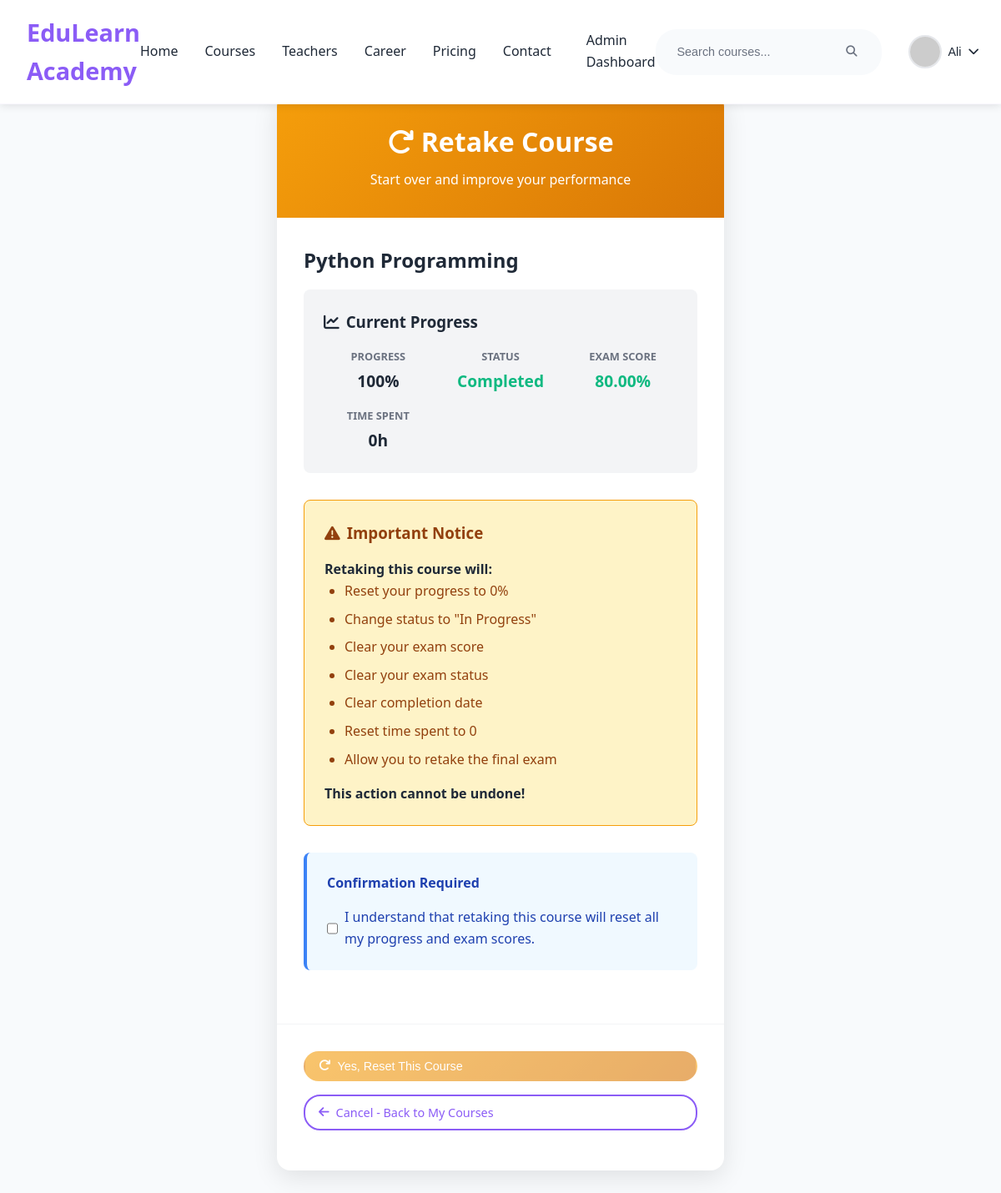
/retake-course.php?course_id=5 (signed in), run on the app's committed database.
### tables this page shows
CREATE TABLE `course_enrollments` (
  `id` int(11) NOT NULL,
  `user_id` int(11) NOT NULL,
  `course_id` int(11) NOT NULL,
  `status` enum('in_progress','completed','failed','dropped') DEFAULT 'in_progress',
  `progress_percentage` int(11) DEFAULT 0,
  `enrolled_at` datetime DEFAULT current_timestamp(),
  `last_accessed` datetime DEFAULT NULL,
  `completion_date` datetime DEFAULT NULL,
  `time_spent` int(11) DEFAULT 0,
  `exam_score` decimal(5,2) DEFAULT NULL,
  `exam_status` varchar(20) DEFAULT NULL
);

CREATE TABLE `course_list` (
  `id` int(11) NOT NULL,
  `teacher_id` int(11) DEFAULT 1,
  `category_id` int(11) DEFAULT 1,
  `title` varchar(200) NOT NULL,
  `description` text DEFAULT NULL,
  `price` decimal(10,2) DEFAULT 0.00,
  `duration_hours` int(11) DEFAULT 0,
  `level` enum('beginner','intermediate','advanced') DEFAULT 'beginner',
  `thumbnail` varchar(255) DEFAULT NULL,
  `status` varchar(20) DEFAULT 'active',
  `created_at` timestamp NOT NULL DEFAULT current_timestamp(),
  `curriculum` text DEFAULT NULL,
  `overview` text DEFAULT NULL
);

### retake-course.php (the view, shortened to what this page needs)
<?php
$user_id = $_SESSION['user_id'];
$course_id = $_GET['course_id'] ?? $_POST['course_id'] ?? null;
try {
    $pdo = getDbConnection();
    $stmt = $pdo->prepare("
        SELECT e.*, cl.title as course_title
        FROM course_enrollments e
        LEFT JOIN course_list cl ON e.course_id = cl.id
        WHERE e.user_id = ? AND e.course_id = ?
    ");
    $stmt->execute([$user_id, $course_id]);
    $enrollment = $stmt->fetch(PDO::FETCH_ASSOC);
} catch (Exception $e) {
    $error_message = "System error: " . $e->getMessage();
}
?>
<!DOCTYPE html>
<html lang="en">
<head>
    <link href="Web3.css" rel="stylesheet">
    <link href="https://cdnjs.cloudflare.com/ajax/libs/font-awesome/6.2.0/css/all.min.css" rel="stylesheet">
</head>
<body>
    <?php include 'header.php'; ?>
    <div class="container">
        <div class="retake-card">
            <div class="retake-header">
                <h1><i class="fas fa-redo"></i> Retake Course</h1>
                <p>Start over and improve your performance</p>
            </div>
            <div class="course-info">
                <h2 class="course-title"><?php echo htmlspecialchars($enrollment['course_title']); ?></h2>
                <div class="current-status">
                    <h3><i class="fas fa-chart-line"></i> Current Progress</h3>
                    <div class="status-grid">
                        <div class="status-item">
                            <div class="status-label">Progress</div>
                            <div class="status-value"><?php echo $enrollment['progress_percentage']; ?>%</div>
                        </div>
                        <div class="status-item">
                            <div class="status-label">Status</div>
                            <div class="status-value" style="color: <?php
                                echo match($enrollment['status']) {
                                    'completed' => '#10b981',
                                    'failed' => '#ef4444',
                                    'in_progress' => '#f59e0b',
                                    default => '#6b7280'
                                };
                            ?>">
                                <?php echo ucfirst($enrollment['status']); ?>
                            </div>
                        </div>
                        <?php if ($enrollment['exam_score'] !== null): ?>
                            <div class="status-item">
                                <div class="status-label">Exam Score</div>
                                <div class="status-value" style="color: <?php echo ($enrollment['exam_status'] === 'passed') ? '#10b981' : '#ef4444'; ?>">
                                    <?php echo $enrollment['exam_score']; ?>%
                                </div>
                            </div>
                        <?php endif; ?>
                        <div class="status-item">
                            <div class="status-label">Time Spent</div>
                            <div class="status-value"><?php echo $enrollment['time_spent'] ?? 0; ?>h</div>
                        </div>
                    </div>
                </div>
                <div class="retake-warning">
                    <h3><i class="fas fa-exclamation-triangle"></i> Important Notice</h3>
                    <p><strong>Retaking this course will:</strong></p>
                    <ul>
                        <li>Reset your progress to 0%</li>
                        <li>Change status to "In Progress"</li>
                        <li>Clear your exam score</li>
                        <li>Clear your exam status</li>
                        <li>Clear completion date</li>
                        <li>Reset time spent to 0</li>
                        <li>Allow you to retake the final exam</li>
                    </ul>
                    <p style="margin-top: 1rem;"><strong>This action cannot be undone!</strong></p>
                </div>
                <div class="confirmation-section">
                    <h4>Confirmation Required</h4>
                    <label>
                        <input type="checkbox" id="confirmRetake" required>
                        I understand that retaking this course will reset all my progress and exam scores.
                    </label>
                </div>
            </div>
            <div class="retake-actions">
                <form method="POST" id="retakeForm">
                    <button type="submit" name="confirm_retake" class="btn btn-warning" id="retakeButton" disabled>
                        <i class="fas fa-redo"></i> Yes, Reset This Course
                    </button>
                </form>
                <a href="my-courses.php" class="btn btn-outline">
                    <i class="fas fa-arrow-left"></i> Cancel - Back to My Courses
                </a>
            </div>
        </div>
    </div>
</body>
</html>

### Web3.css (style rules this page uses)
* { margin: 0; padding: 0; box-sizing: border-box; }
:root { --primary-color: #8b5cf6; --secondary-color: #7c3aed; --accent-color: #a855f7; --text-dark: #1f2937; --text-light: #6b7280; --white: #ffffff; --light-bg: #faf8ff; --purple-light: #f3f4f6; --purple-dark: #6b46c1; --success-color: #10b981; --warning-color: #f59e0b; --error-color: #ef4444; --gradient: linear-gradient(135deg, #8b5cf6 0%, #7c3aed 100%); --gradient-light: linear-gradient(135deg, #f3f4f6 0%, #faf8ff 100%); --shadow-sm: 0 2px 4px rgba(139, 92, 246, 0.1); --shadow-md: 0 4px 20px rgba(139, 92, 246, 0.08); --shadow-lg: 0 8px 30px rgba(139, 92, 246, 0.15); --border-radius: 8px; --transition: all 0.3s ease; }
body { font-family: 'Segoe UI', Tahoma, Geneva, Verdana, sans-serif; line-height: 1.6; color: var(--text-dark); overflow-x: hidden; }
.btn { padding: 0.7rem 1.5rem; text-decoration: none; border: none; border-radius: var(--border-radius); font-weight: 600; cursor: pointer; transition: var(--transition); display: inline-block; text-align: center; font-size: 0.95rem; }
.btn-outline { color: var(--primary-color); border: 2px solid var(--primary-color); background: transparent; }
.container { max-width: 1200px; margin: 0 auto; padding: 0 5%; }
.course-title { font-size: 1.3rem; font-weight: 600; margin-bottom: 0.5rem; }

### retake-course.php (style rules this page uses)
body { margin-top: 80px; background: #f8fafc; font-family: 'Segoe UI', Tahoma, Geneva, Verdana, sans-serif; }
.container { max-width: 600px; margin: 0 auto; padding: 2rem; }
.retake-card { background: white; border-radius: 16px; overflow: hidden; box-shadow: 0 8px 30px rgba(0, 0, 0, 0.1); }
.retake-header { background: linear-gradient(135deg, #f59e0b 0%, #d97706 100%); color: white; padding: 2rem; text-align: center; }
.retake-header h1 { font-size: 2rem; margin-bottom: 0.5rem; font-weight: 700; }
.course-info { padding: 2rem; }
.course-title { font-size: 1.5rem; font-weight: 700; color: #1f2937; margin-bottom: 1rem; }
.current-status { background: #f3f4f6; padding: 1.5rem; border-radius: 8px; margin-bottom: 2rem; }
.current-status h3 { color: #1f2937; margin-bottom: 1rem; display: flex; align-items: center; gap: 0.5rem; }
.status-grid { display: grid; grid-template-columns: repeat(auto-fit, minmax(120px, 1fr)); gap: 1rem; }
.status-item { text-align: center; }
.status-label { font-size: 0.8rem; color: #6b7280; margin-bottom: 0.25rem; text-transform: uppercase; font-weight: 600; }
.status-value { font-weight: 700; font-size: 1.2rem; color: #1f2937; }
.retake-warning { background: #fef3c7; border: 1px solid #f59e0b; border-radius: 8px; padding: 1.5rem; margin-bottom: 2rem; }
.retake-warning h3 { color: #92400e; margin-bottom: 1rem; display: flex; align-items: center; gap: 0.5rem; }
.retake-warning ul { color: #92400e; margin-left: 1.5rem; }
.retake-warning li { margin-bottom: 0.5rem; }
.retake-actions { padding: 2rem; border-top: 1px solid #f3f4f6; }
.btn { width: 100%; padding: 1rem; border: none; border-radius: 8px; font-weight: 600; font-size: 1.1rem; cursor: pointer; transition: all 0.3s; text-decoration: none; text-align: center; display: inline-block; margin-bottom: 1rem; }
.btn-warning { background: linear-gradient(135deg, #f59e0b 0%, #d97706 100%); color: white; }
.btn-outline { background: transparent; color: #6b7280; border: 2px solid #e5e7eb; }
.btn:disabled { opacity: 0.6; cursor: not-allowed; transform: none !important; }
.confirmation-section { background: #f0f9ff; padding: 1.5rem; border-radius: 8px; margin-bottom: 2rem; border-left: 4px solid #3b82f6; }
.confirmation-section h4 { color: #1e40af; margin-bottom: 1rem; }
.confirmation-section label { display: flex; align-items: center; gap: 0.5rem; color: #1e40af; cursor: pointer; }
.confirmation-section input[type="checkbox"] { width: 18px; height: 18px; accent-color: #3b82f6; }

### header.php (style rules this page uses)
.btn { padding: 0.5rem 1rem !important; border-radius: 20px !important; text-decoration: none !important; font-weight: 500 !important; font-size: 0.9rem !important; transition: all 0.3s ease !important; display: inline-flex !important; align-items: center !important; gap: 0.5rem !important; border: 2px solid transparent !important; }
.btn-outline { background: transparent !important; color: #8b5cf6 !important; border: 2px solid #8b5cf6 !important; }

### data on the page
course_enrollments: course_list.title "Python Programming", progress_percentage "100", status "Completed", exam_score "80.00", time_spent "0"

### other printed values
$user_name "Ali"
